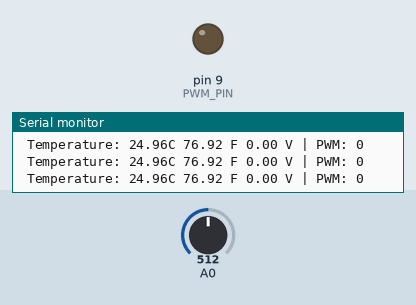
The sketch below on a simulated Arduino Uno, built with avr-gcc and run on an emulated ATmega328P. Parts: output pins drawn as LEDs (lit = HIGH), the last lines printed to the serial monitor. The inputs (shaded band) are chosen by the test bench; at power-on: A0 = 512.

Above: at 1.3 s.
1.4 s: A0 set to 716
At 2.7 s:
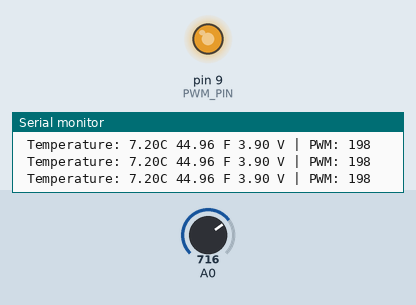
3.0 s: A0 set to 900
At 4.2 s:
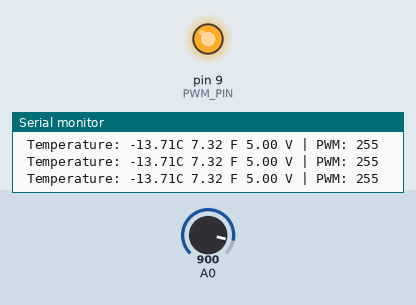
Timing chart, 0 to 6.0 s (numbered marks = the images above; inputs shaded):
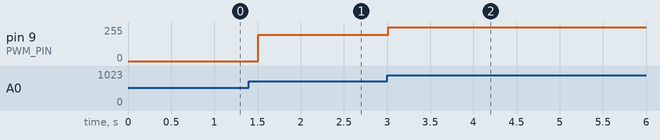

Measured:
- after the input at 1.4 s, pin 9 (PWM_PIN): 0/255 → 198/255 after 0.11 s
- after the input at 3.0 s, pin 9 (PWM_PIN): 198/255 → 255/255 at once

The sketch:

Bird_Thermisters_Single_NTC_Sensor.ino
```cpp
#define RT0 10000  //
#define B 3977     //  K
#define VCC 5    //Supply  voltage
#define R 10000  //R=10K
#define PWM_PIN 9 //PWM output pin

//Variables
float RT, VR, ln, TX, T0, VRT;
float Vout;
int pwmValue;

  // Adjustable mapping parameters
float T_low  = 5.0;   // °C → 5V
float T_high = 15.0;  // °C → 0V
float V_high = 5.0;
float V_low  = 0.0;

float mapTemperatureToVoltage(float T) {
  float V = V_high + (T - T_low) * (V_low - V_high) / (T_high - T_low);

  // Clamp output
  if (V > V_high) V = V_high;
  if (V < V_low)  V = V_low;

  return V;
}

void setup() {
  Serial.begin(9600);
  pinMode(PWM_PIN, OUTPUT);
  T0 = 25 + 273.15;  //Temperature  T0 from datasheet, conversion from Celsius to kelvin
}

void loop() {

  //Temperature
  VRT = analogRead(A0);          //Acquisition analog value of VRT
  VRT = (5.00 / 1023.00) * VRT;  //Conversion to voltage
  VR = VCC - VRT;
  RT = VRT / (VR / R);  //Resistance of RT
  ln = log(RT / RT0);
  TX = (1 / ((ln / B) + (1 / T0)));  //Temperature from thermistor
  TX = TX - 273.15;

  Vout = mapTemperatureToVoltage(TX);

  // Convert to PWM
  pwmValue = (int)((Vout / 5.0) * 255.0);
  analogWrite(PWM_PIN, pwmValue);

  Serial.print("\ Temperature:");
  Serial.print("\ ");
  Serial.print(TX);
  Serial.print("C\ ");
  Serial.print((TX * 1.8) + 32);  //Conversion to Fahrenheit
  Serial.print(" F\ ");

  Serial.print(Vout);
  Serial.print(" V | PWM: ");
  Serial.println(pwmValue);

  delay(500);
}
```
